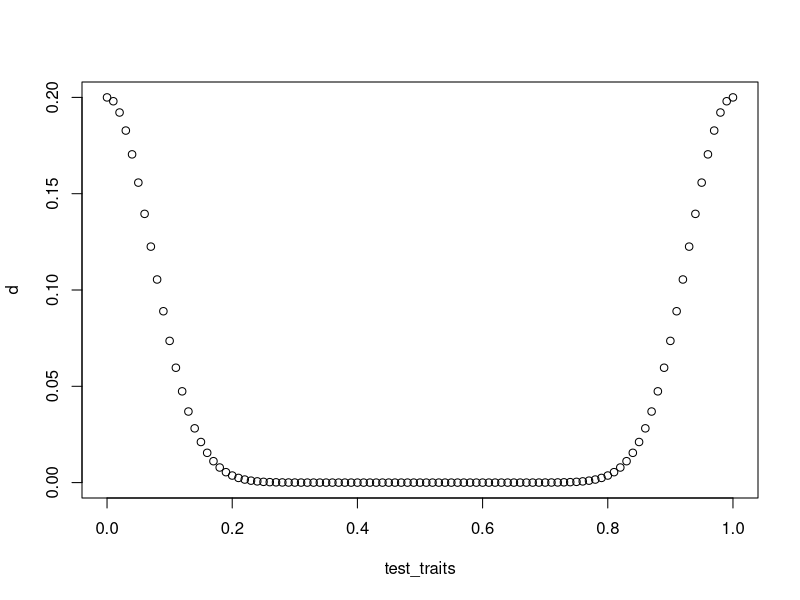

The R script that drew this image:
library(ggplot2)
library(tensor)
library(future)
library(parallel)
library(deSolve)
library(tibble)
library(tidyr)
library(dplyr)
library(reshape2)

model = 
  \(t, state, params){
    R = state[1:2]
    N = state[-(1:2)]
    dRdt = with(params, R * (r * (1 - R / K) - t(C) %*% N))
    dNdt = with(params, N * (C %*% R - d))
    return(list(c(dRdt,dNdt)))
  }

nresource = 2
r = c(1, 1)
K = c(1, 1)
res_trait = c(0, 1)
niche_width = c(.1, .1)
d = .2

parms = list(
  r = r,
  res_trait = res_trait,
  niche_width = niche_width
)

inv_growth_rate = 
  \(consumer_trait, res_eql, d, params){
    dists = outer(consumer_trait, params$res_trait, FUN = \(x, y) abs(x - y))
    C = exp(-(dists / params$niche_width) ^ 2)
    dNdt = with(params, (C %*% res_eql - d))
    return(-dNdt)
  }

#solving for an uninvadable community
opt_resident1_trait = optim(.1, inv_growth_rate, params = parms, res_eql = K, d = d, method = 'Brent', lower = 0, upper = 1)$par
opt_resident2_trait = 1 - opt_resident1_trait

dists = outer(c(opt_resident1_trait, opt_resident2_trait), res_trait, FUN = \(x, y) abs(x - y))
res_C = exp(-(dists / niche_width) ^ 2)
res_d = c(.2, .2)

init_state = c(rep(1, nresource), rep(1, nrow(res_C)))

sim = ode(y = init_state, times = seq(0, 1000, by = .1), func = model, parms = list(r = r, K = K, C = res_C, d = res_d))
resident_eql = tail(sim, 1)[-1]
R_star = resident_eql[1:2]

d_3 = 
  \(inv_trait, res_C, res_d, params){
    dists = outer(inv_trait, params$res_trait, FUN = \(x, y) abs(x - y))
    inv_C = exp(-(dists / params$niche_width) ^ 2)
    d = inv_C[1] * ((res_C[2,2] * res_d[1] - res_C[1,2] * res_d[2]) / (res_C[1,1] * res_C[2,2] - res_C[1,2] * res_C[2,1])) + inv_C[2] * ((res_C[1,1] * res_d[2] - res_C[2,1] * res_d[1]) / (res_C[1,1] * res_C[2,2] - res_C[1,2] * res_C[2,1]))
    return(d)
  }

test_traits = seq(0, 1, by = .01)
d = rep(0, length(test_traits))
for (i in 1:length(test_traits)) {
  d[i] = d_3(test_traits[i], res_C, res_d, params = parms)
}
# y = -inv_growth_rate(test_traits, R_star, params = parms, d = d)
plot(test_traits, d)
